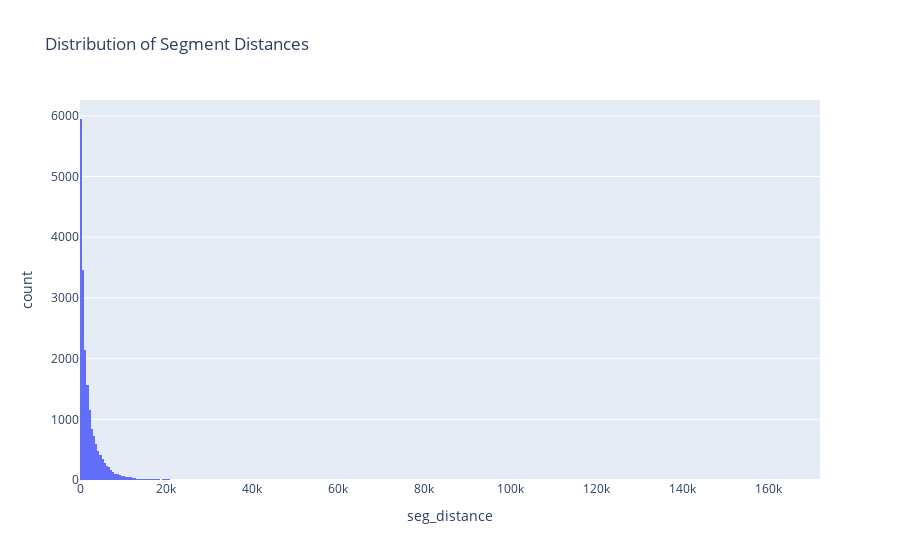

This figure's notebook cell:
### Code cell
# Interactive Visualization
if 'df_geo_data' in locals() and not df_geo_data.empty:
    # Example: Histogram of segment distance
    if 'seg_distance' in df_geo_data.columns:
        fig = px.histogram(df_geo_data, x="seg_distance", title="Distribution of Segment Distances")
        fig.show()
    
    # You can add more plots here using px.scatter, px.line, etc.
else:
    print("Dataframe not available for plotting.")

### Figure 1 — Plotly figure (JSON) as saved in the notebook; plotly's stock layout.template omitted (floating-point values rounded to 4 significant figures; data arrays with more than 128 entries replaced by an {"elided": "..."} marker saying what was removed)
{"data": [{"bingroup": "x", "hovertemplate": "seg_distance=%{x}<br>count=%{y}<extra></extra>", "legendgroup": "", "marker": {"color": "#636efa", "pattern": {"shape": ""}}, "name": "", "orientation": "v", "showlegend": false, "type": "histogram", "x": {"elided": "20220 float values"}, "xaxis": "x", "yaxis": "y"}], "layout": {"barmode": "relative", "legend": {"tracegroupgap": 0}, "title": {"text": "Distribution of Segment Distances"}, "xaxis": {"anchor": "y", "domain": [0, 1], "title": {"text": "seg_distance"}}, "yaxis": {"anchor": "x", "domain": [0, 1], "title": {"text": "count"}}}}
